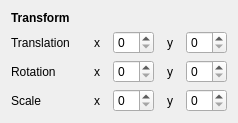
<?xml version="1.0" encoding="UTF-8"?>
<ui version="4.0">
 <class>TransformWidget</class>
 <widget class="QWidget" name="TransformWidget">
  <property name="geometry">
   <rect>
    <x>0</x>
    <y>0</y>
    <width>230</width>
    <height>123</height>
   </rect>
  </property>
  <property name="windowTitle">
   <string>Form</string>
  </property>
  <layout class="QVBoxLayout" name="verticalLayout_2">
   <item>
    <layout class="QVBoxLayout" name="verticalLayout">
     <item>
      <widget class="QLabel" name="label">
       <property name="font">
        <font>
         <weight>75</weight>
         <bold>true</bold>
        </font>
       </property>
       <property name="text">
        <string>Transform</string>
       </property>
      </widget>
     </item>
     <item>
      <layout class="QHBoxLayout" name="horizontalLayout">
       <item>
        <widget class="QLabel" name="label_2">
         <property name="sizePolicy">
          <sizepolicy hsizetype="Fixed" vsizetype="Preferred">
           <horstretch>0</horstretch>
           <verstretch>0</verstretch>
          </sizepolicy>
         </property>
         <property name="minimumSize">
          <size>
           <width>70</width>
           <height>0</height>
          </size>
         </property>
         <property name="font">
          <font>
           <weight>50</weight>
           <bold>false</bold>
          </font>
         </property>
         <property name="text">
          <string>Translation</string>
         </property>
        </widget>
       </item>
       <item>
        <widget class="QLabel" name="label_3">
         <property name="sizePolicy">
          <sizepolicy hsizetype="Fixed" vsizetype="Preferred">
           <horstretch>0</horstretch>
           <verstretch>0</verstretch>
          </sizepolicy>
         </property>
         <property name="minimumSize">
          <size>
           <width>20</width>
           <height>0</height>
          </size>
         </property>
         <property name="font">
          <font>
           <weight>50</weight>
           <bold>false</bold>
          </font>
         </property>
         <property name="text">
          <string>x</string>
         </property>
         <property name="alignment">
          <set>Qt::AlignCenter</set>
         </property>
        </widget>
       </item>
       <item>
        <widget class="QSpinBox" name="TranslationX"/>
       </item>
       <item>
        <widget class="QLabel" name="label_4">
         <property name="sizePolicy">
          <sizepolicy hsizetype="Fixed" vsizetype="Preferred">
           <horstretch>0</horstretch>
           <verstretch>0</verstretch>
          </sizepolicy>
         </property>
         <property name="minimumSize">
          <size>
           <width>20</width>
           <height>0</height>
          </size>
         </property>
         <property name="font">
          <font>
           <weight>50</weight>
           <bold>false</bold>
          </font>
         </property>
         <property name="text">
          <string>y</string>
         </property>
         <property name="alignment">
          <set>Qt::AlignCenter</set>
         </property>
        </widget>
       </item>
       <item>
        <widget class="QSpinBox" name="TranslationY"/>
       </item>
      </layout>
     </item>
     <item>
      <layout class="QHBoxLayout" name="horizontalLayout_3">
       <item>
        <widget class="QLabel" name="label_8">
         <property name="sizePolicy">
          <sizepolicy hsizetype="Fixed" vsizetype="Preferred">
           <horstretch>0</horstretch>
           <verstretch>0</verstretch>
          </sizepolicy>
         </property>
         <property name="minimumSize">
          <size>
           <width>70</width>
           <height>0</height>
          </size>
         </property>
         <property name="font">
          <font>
           <weight>50</weight>
           <bold>false</bold>
          </font>
         </property>
         <property name="text">
          <string>Rotation</string>
         </property>
        </widget>
       </item>
       <item>
        <widget class="QLabel" name="label_9">
         <property name="sizePolicy">
          <sizepolicy hsizetype="Fixed" vsizetype="Preferred">
           <horstretch>0</horstretch>
           <verstretch>0</verstretch>
          </sizepolicy>
         </property>
         <property name="minimumSize">
          <size>
           <width>20</width>
           <height>0</height>
          </size>
         </property>
         <property name="font">
          <font>
           <weight>50</weight>
           <bold>false</bold>
          </font>
         </property>
         <property name="text">
          <string>x</string>
         </property>
         <property name="alignment">
          <set>Qt::AlignCenter</set>
         </property>
        </widget>
       </item>
       <item>
        <widget class="QSpinBox" name="RotationX"/>
       </item>
       <item>
        <widget class="QLabel" name="label_10">
         <property name="sizePolicy">
          <sizepolicy hsizetype="Fixed" vsizetype="Preferred">
           <horstretch>0</horstretch>
           <verstretch>0</verstretch>
          </sizepolicy>
         </property>
         <property name="minimumSize">
          <size>
           <width>20</width>
           <height>0</height>
          </size>
         </property>
         <property name="font">
          <font>
           <weight>50</weight>
           <bold>false</bold>
          </font>
         </property>
         <property name="text">
          <string>y</string>
         </property>
         <property name="alignment">
          <set>Qt::AlignCenter</set>
         </property>
        </widget>
       </item>
       <item>
        <widget class="QSpinBox" name="RotationY"/>
       </item>
      </layout>
     </item>
     <item>
      <layout class="QHBoxLayout" name="horizontalLayout_2">
       <item>
        <widget class="QLabel" name="label_5">
         <property name="sizePolicy">
          <sizepolicy hsizetype="Fixed" vsizetype="Preferred">
           <horstretch>0</horstretch>
           <verstretch>0</verstretch>
          </sizepolicy>
         </property>
         <property name="minimumSize">
          <size>
           <width>70</width>
           <height>0</height>
          </size>
         </property>
         <property name="font">
          <font>
           <weight>50</weight>
           <bold>false</bold>
          </font>
         </property>
         <property name="text">
          <string>Scale</string>
         </property>
        </widget>
       </item>
       <item>
        <widget class="QLabel" name="label_6">
         <property name="sizePolicy">
          <sizepolicy hsizetype="Fixed" vsizetype="Preferred">
           <horstretch>0</horstretch>
           <verstretch>0</verstretch>
          </sizepolicy>
         </property>
         <property name="minimumSize">
          <size>
           <width>20</width>
           <height>0</height>
          </size>
         </property>
         <property name="font">
          <font>
           <weight>50</weight>
           <bold>false</bold>
          </font>
         </property>
         <property name="text">
          <string>x</string>
         </property>
         <property name="alignment">
          <set>Qt::AlignCenter</set>
         </property>
        </widget>
       </item>
       <item>
        <widget class="QSpinBox" name="ScaleX"/>
       </item>
       <item>
        <widget class="QLabel" name="label_7">
         <property name="sizePolicy">
          <sizepolicy hsizetype="Fixed" vsizetype="Preferred">
           <horstretch>0</horstretch>
           <verstretch>0</verstretch>
          </sizepolicy>
         </property>
         <property name="minimumSize">
          <size>
           <width>20</width>
           <height>0</height>
          </size>
         </property>
         <property name="font">
          <font>
           <weight>50</weight>
           <bold>false</bold>
          </font>
         </property>
         <property name="text">
          <string>y</string>
         </property>
         <property name="alignment">
          <set>Qt::AlignCenter</set>
         </property>
        </widget>
       </item>
       <item>
        <widget class="QSpinBox" name="ScaleY"/>
       </item>
      </layout>
     </item>
    </layout>
   </item>
   <item>
    <spacer name="verticalSpacer">
     <property name="orientation">
      <enum>Qt::Vertical</enum>
     </property>
     <property name="sizeHint" stdset="0">
      <size>
       <width>20</width>
       <height>40</height>
      </size>
     </property>
    </spacer>
   </item>
  </layout>
 </widget>
 <resources/>
 <connections/>
</ui>
